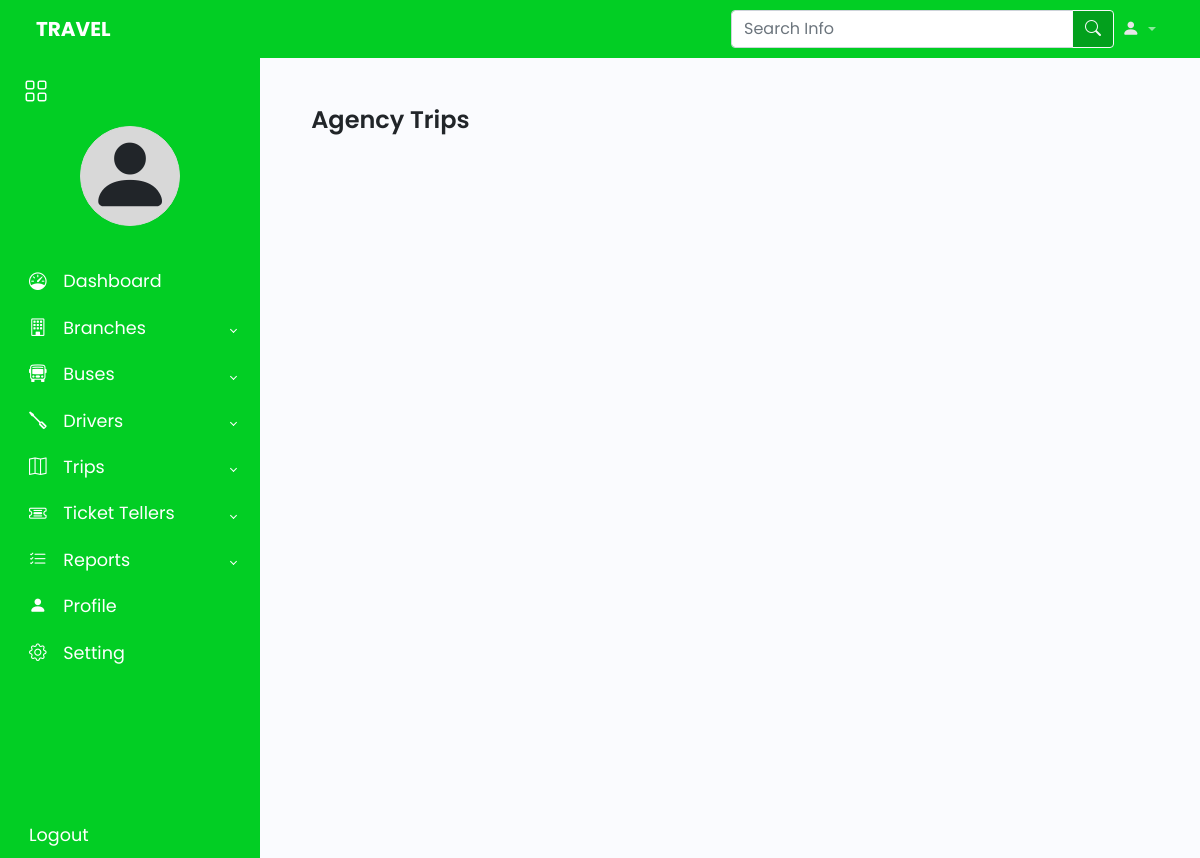
The app's page /single-ag/1/, older data.
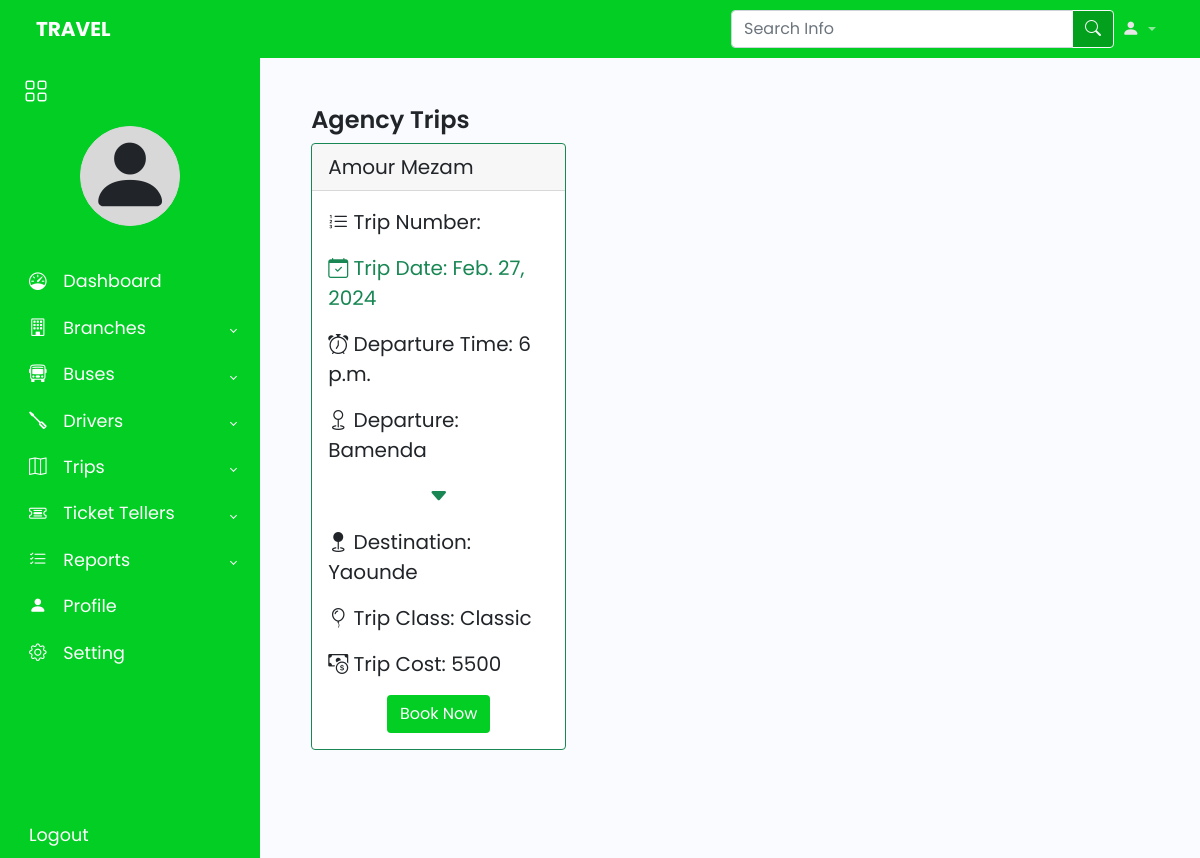
The same page, newer data.
### agencies/models.py (models this page shows)
class Trip(models.Model):
    trip_id = models.AutoField(primary_key=True)
    bus = models.ForeignKey(Bus, on_delete=models.SET_NULL, null=True)
    driver_id = models.ForeignKey(Driver, on_delete=models.SET_NULL, null=True)
    agency = models.ForeignKey(Agency, on_delete=models.SET_NULL, null=True)
    branch = models.ForeignKey(Branche, on_delete=models.SET_NULL, null=True)
    from_origin = models.CharField(max_length=150)
    to_destination = models.CharField(max_length=150)
    date = models.DateTimeField(auto_now_add=True)
    departure_time = models.DateTimeField(null=True)  #to be set by admin need to remove auto now add
    arrival_time = models.DateTimeField(null= True, blank = True) #to be set by admin need to remove auto now add
    trip_cost = models.CharField(max_length=20)
    bus_type = models.CharField(max_length=20)

### sub_admins/models.py (models this page shows)
class Agency(models.Model) :
    id = models.AutoField(primary_key=True, editable=False)
    name = models.CharField(max_length=100)
    reg_num = models.CharField(max_length = 100)
    signup_date = models.DateTimeField(auto_now_add = True)
    def __str__(self):
        return self.name

### customers/views.py (the view)
# urls.py: path('single-ag/<str:pk>/', views.singleAgPage, name='single-ag'),
def singleAgPage(request, pk):
    agency = Agency.objects.get(id = pk)
    trips = Trip.objects.all()
    current_date = timezone.now()
    context = {'agency': agency, 'trips':trips, 'current_date': current_date}
    return render(request, 'customers/single_agency_trip.html', context )

### customers/templates/customers/single_agency_trip.html (shortened to what this page needs)
{% extends 'index.html' %}
{% block content %}
<div class="row col-11 mx-auto m-5">
    <h1> Agency Trips </h1>
    {% include 'customers/single_ag_trip_component.html' %}
</div>
{% endblock %}

### customers/templates/customers/trip_card_component.html
{% if trip.departure_time.date >= current_date.date %}
    <div class="col-lg-4">
        <div class="card border-success mb-3" style="max-width: 19rem;">
            <div class="card-header fs-5">{{trip.agency}}</div>
            <div class="card-body fs-5">
                <p class="card-text"><i class="bi bi-list-ol"></i>  Trip Number: </p>
                <p class="card-text text-success"><i class="bi bi-calendar-check"></i>  Trip Date: {{trip.departure_time.date}}</p>
                <p class="card-text"><i class="bi bi-alarm"></i>  Departure Time: {{trip.departure_time.time}}</p>
                <p class="card-text"><i class="bi bi-geo"></i>  Departure: {{trip.from_origin}}</p>
                <p class="text-center text-success"><i class="bi bi-caret-down-fill"></i> </p>
                <p class="card-text"><i class="bi bi-geo-fill"></i>  Destination: {{trip.to_destination}}</p>
                <p class="card-text"><i class="bi bi-balloon"></i>  Trip Class: {{trip.bus_type}}</p>
                <p class="card-text"><i class="bi bi-cash-coin"></i>  Trip Cost: {{trip.trip_cost}}</p>
                <div class="d-md-flex justify-content-md-center">
                    <a href="#" class="btn" id="buttonad">Book Now</a>
                </div>
            </div>
        </div>
    </div>
{% endif %}

Row changes from the older to the newer data that the page shows:
now on this page (row edited): Trip: agency "Amour Mezam", departure_time "Feb. 27, 2024", departure_time.time "6 p.m.", from_origin "Bamenda", to_destination "Yaounde", bus_type "Classic", trip_cost "5500"
